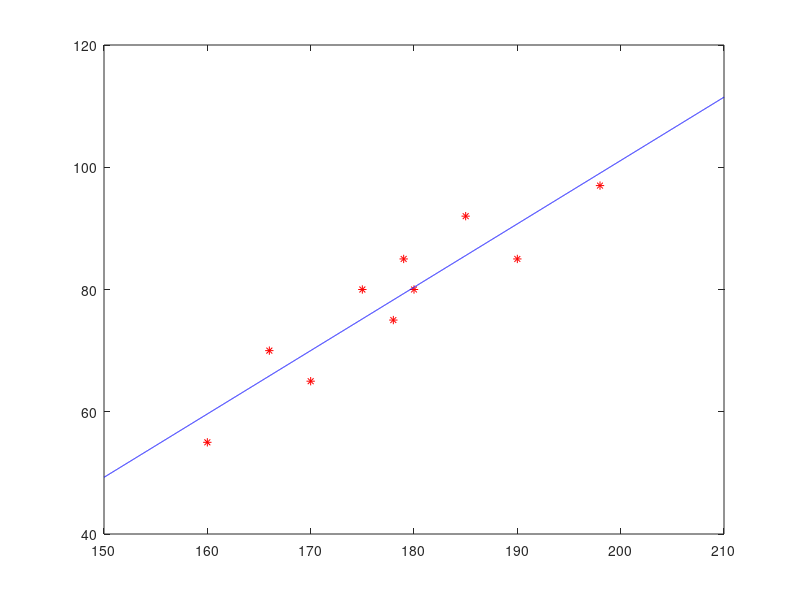

This chart was generated by the following MATLAB code: (Note: this script raises an error after producing the figure.)
%regr height-weight
n=10;
x=[160 166 170 175 178 179 180 185 190 198];
y=[ 55  70  65  80  75  85  80  92  85  97];
%approximate y by a linear function of x
%using the theorem
mx=mean(x);
my=mean(y);
vx=mean(x.^2)-mx^2;
vy=mean(x.^2)-my^2;
mxy=mean(x.*y)-mx*my;  %cov
a=mxy/vx
b=my-mx*a
figure
plot(x,y,'r*');
hold on
t=150:0.01:210;
plot(t,a*t+b,'b-');
hold on
%using the Matlab program fitlm
X = [x];  %linear
mdl1 = fitlm(X,y)
%mdl1.Coefficients
%approximate y by a quadratic function of x
X = [x',x'.^2];  %quadratic
mdl2 = fitlm(X,y')
a=mdl2.Coefficients.Estimate
plot(t,a(1)+a(2)*t+a(3)*t.^2,'m-');
